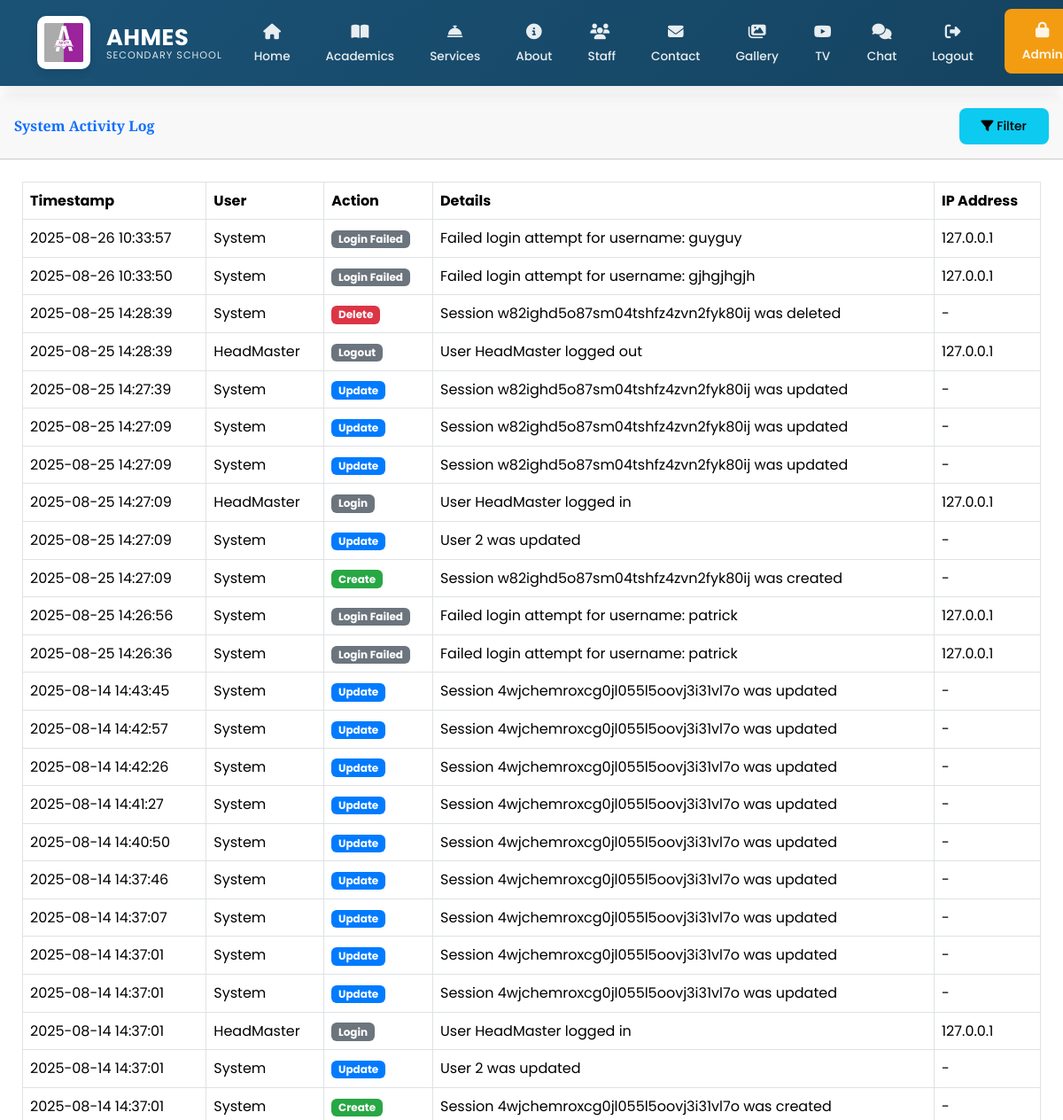
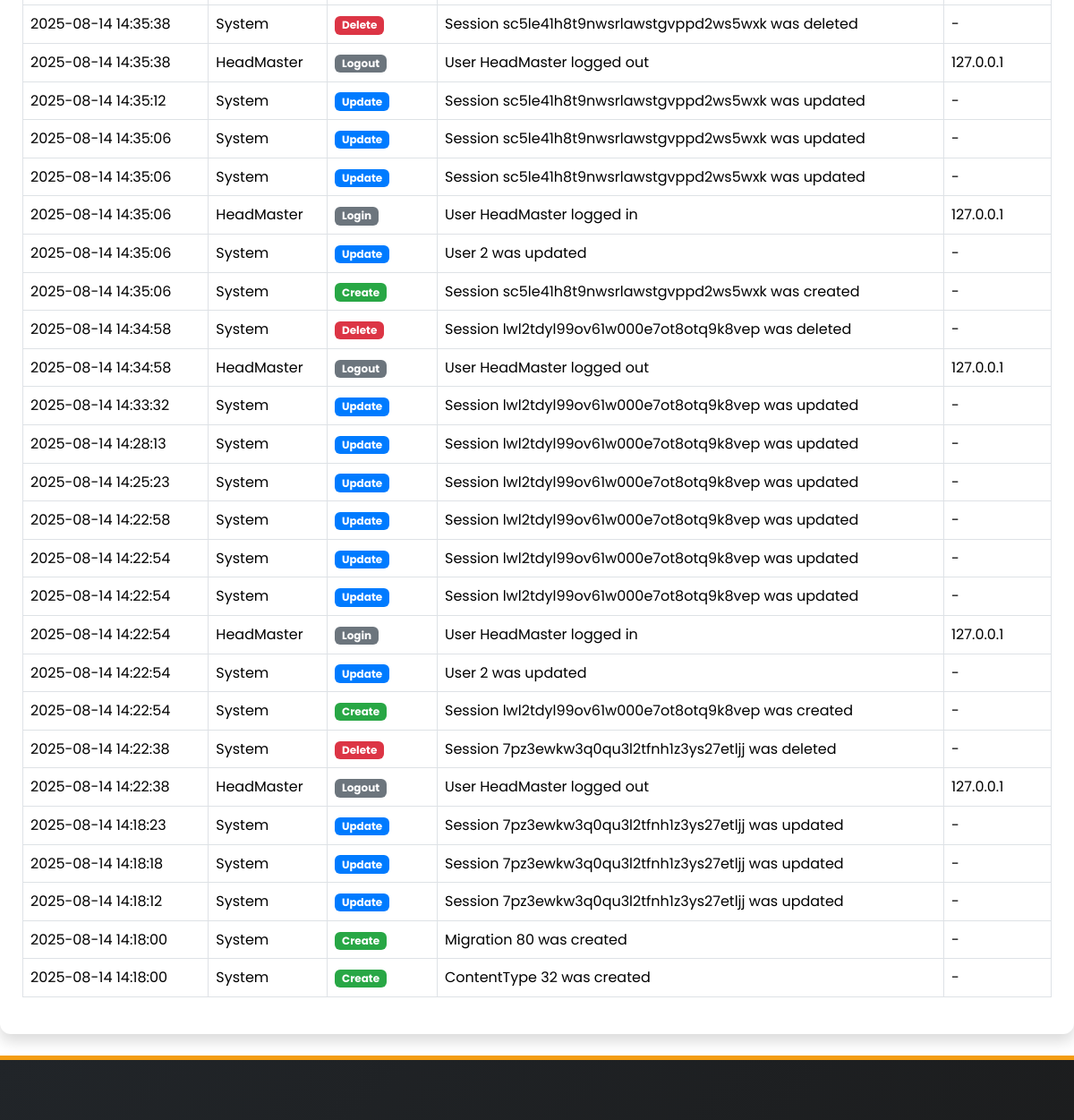
The app's page /ad/activity-log/ (signed in, upper part), older data (2 pictures, top to bottom).
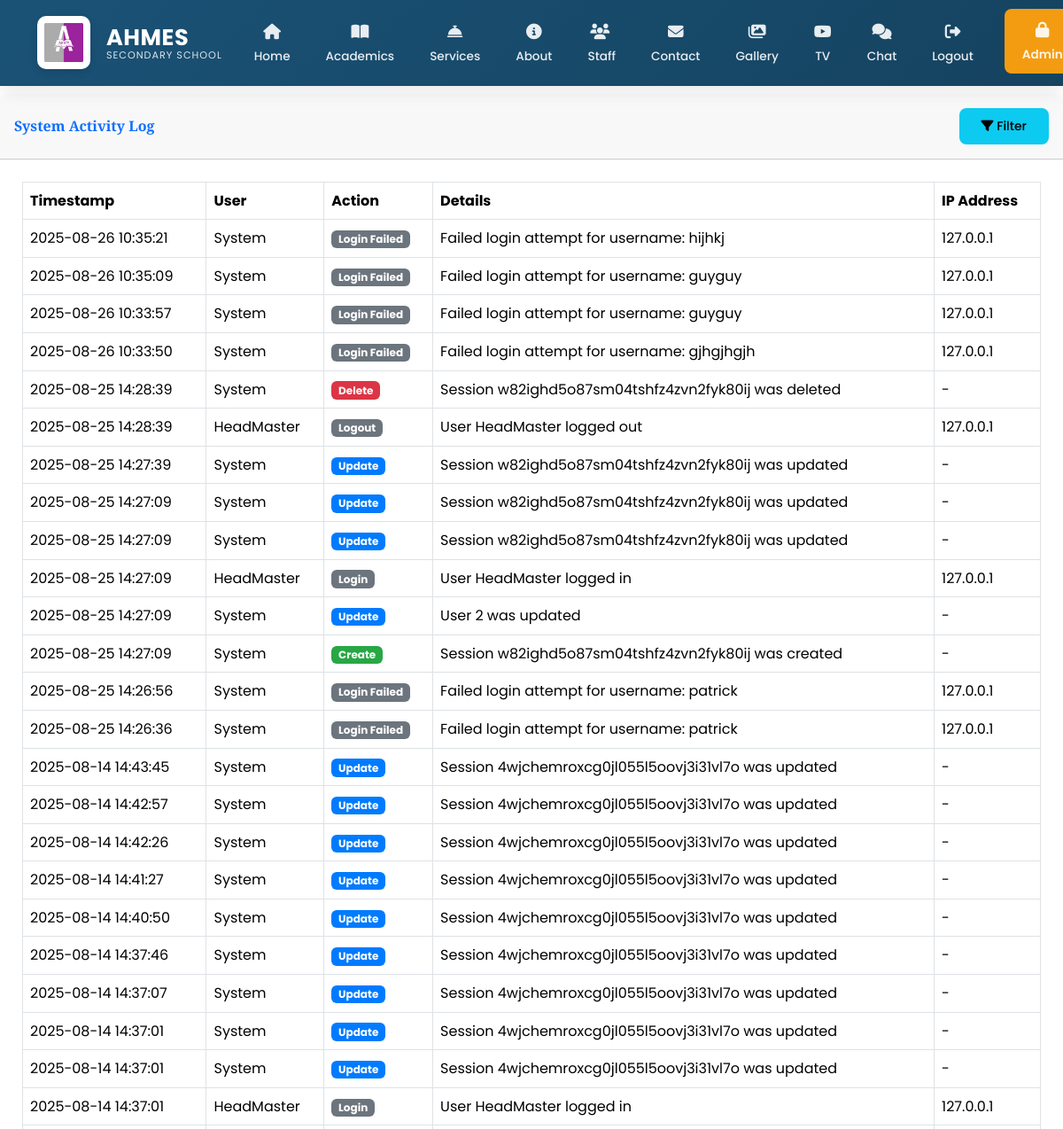
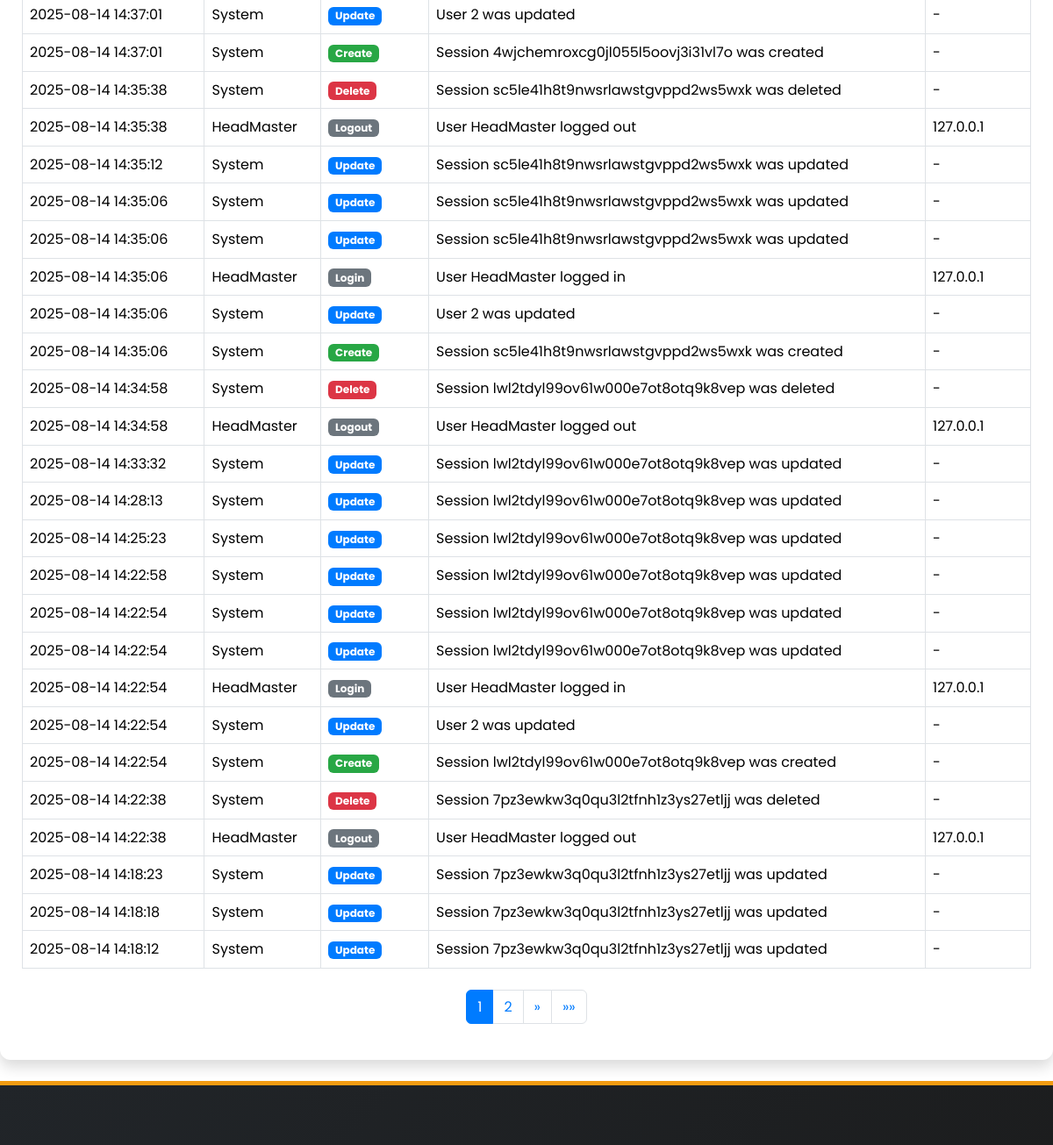
The same page, newer data (2 pictures, top to bottom).
### main/models.py (models this page shows, shortened)
class ActivityLog(models.Model):
    ACTION_CHOICES = [
        ('CREATE', 'Create'),
        ('UPDATE', 'Update'),
        ('DELETE', 'Delete'),
        ('LOGIN', 'Login'),
        ('LOGOUT', 'Logout'),
        ('LOGIN_FAILED', 'Login Failed'),
        ('PASSWORD_CHANGE', 'Password Change'),
    ]
    user = models.ForeignKey(User, on_delete=models.SET_NULL, null=True, blank=True)
    action = models.CharField(max_length=20, choices=ACTION_CHOICES)
    content_type = models.ForeignKey(ContentType, on_delete=models.SET_NULL, null=True, blank=True)
    object_id = models.CharField(max_length=50, null=True, blank=True)  # Changed to CharField
    content_object = GenericForeignKey('content_type', 'object_id')
    details = models.TextField(blank=True)
    ip_address = models.GenericIPAddressField(null=True, blank=True)
    user_agent = models.CharField(max_length=255, blank=True)
    timestamp = models.DateTimeField(auto_now_add=True)
    class Meta:
        ordering = ['-timestamp']
        verbose_name = 'Activity Log'
        verbose_name_plural = 'Activity Logs'

class User(AbstractUser):
    is_parent = models.BooleanField(default=False)
    is_admin = models.BooleanField(default=False)
    is_staff_member = models.BooleanField(default=False)
    is_student = models.BooleanField(default=False)
    last_activity = models.DateTimeField(null=True, blank=True)
    groups = models.ManyToManyField(
        Group,
        verbose_name=_('groups'),
        blank=True,
        help_text=_(
            'The groups this user belongs to. A user will get all permissions '
            'granted to each of their groups.'
        ),
        related_name="custom_user_set",
        related_query_name="user",
    )
    user_permissions = models.ManyToManyField(
        Permission,
        verbose_name=_('user permissions'),
        blank=True,
        help_text=_('Specific permissions for this user.'),
        related_name="custom_user_set",
        related_query_name="user",
    )
    class Meta:
        swappable = 'AUTH_USER_MODEL'
        db_table = 'auth_user'
    def __str__(self):
        return self.username

### main/views.py (the view)
# urls.py: path('ad/activity-log/', activity_log, name='activity_log'),
@login_required
@user_passes_test(lambda u: u.is_admin)
def activity_log(request):
    action = request.GET.get('action', '')
    user_id = request.GET.get('user', '')
    date_from = request.GET.get('date_from', '')
    date_to = request.GET.get('date_to', '')
    activities = ActivityLog.objects.all().select_related('user').order_by('-timestamp')
    if action:
        activities = activities.filter(action=action)
    if user_id:
        activities = activities.filter(user_id=user_id)
    if date_from:
        try:
            date_from_obj = datetime.strptime(date_from, '%Y-%m-%d').date()
            activities = activities.filter(timestamp__date__gte=date_from_obj)
        except ValueError:
            pass
    if date_to:
        try:
            date_to_obj = datetime.strptime(date_to, '%Y-%m-%d').date()
            activities = activities.filter(timestamp__date__lte=date_to_obj)
        except ValueError:
            pass
    paginator = Paginator(activities, 50)
    page_number = request.GET.get('page')
    page_obj = paginator.get_page(page_number)
    users = User.objects.filter(activitylog__isnull=False).distinct()
    filtered_user = None
    if user_id:
        try:
            filtered_user = User.objects.get(id=user_id)
        except User.DoesNotExist:
            pass
    context = {
        'page_obj': page_obj,
        'actions': ActivityLog.ACTION_CHOICES,
        'users': users,
        'selected_action': action,
        'selected_user': user_id,
        'filtered_user': filtered_user,  # Add this
        'date_from': date_from,
        'date_to': date_to,
    }
    return render(request, 'main/activity_log.html', context)

### main/context_processors.py (called while the page is built)
def admin_counts(request):
    if request.user.is_authenticated and request.user.is_admin:
        return {
            'pending_comments': Comment.objects.filter(is_approved=False).count(),
            'gallery_count': Gallery.objects.count(),
        }
    return {}

def unread_messages_count(request):
    if request.user.is_authenticated:
        count = Message.objects.filter(
            conversation__participants=request.user,
            is_read=False
        ).exclude(
            sender=request.user
        ).count()
        print(f"DEBUG: Unread messages count for {request.user}: {count}")  # Debug output
        return {'unread_messages_count': count}
    return {}

### main/templates/main/activity_log.html (shortened to what this page needs)
{% extends 'main/base.html' %}
{% load static %}
{% block content %}
    <link href="https://cdn.jsdelivr.net/npm/select2@4.1.0-rc.0/dist/css/select2.min.css" rel="stylesheet" />
<div class="card shadow mb-4">
    <div class="card-header py-3 d-flex justify-content-between align-items-center">
        <h6 class="m-0 font-weight-bold text-primary">System Activity Log</h6>
        <div>
            <button class="btn btn-sm btn-info" data-toggle="modal" data-target="#filterModal">
                <i class="fas fa-filter"></i> Filter
            </button>
        </div>
    </div>
    <div class="card-body">
        <div class="table-responsive">
            <table class="table table-bordered table-hover" width="100%" cellspacing="0">
                <thead class="thead-dark">
                    <tr>
                        <th>Timestamp</th>
                        <th>User</th>
                        <th>Action</th>
                        <th>Details</th>
                        <th>IP Address</th>
                    </tr>
                </thead>
                <tbody>
                    {% for activity in page_obj %}
                    <tr>
                        <td>{{ activity.timestamp|date:"Y-m-d H:i:s" }}</td>
                        <td>
                            {% if activity.user %}
                                {{ activity.user.username }}
                            {% else %}
                                System
                            {% endif %}
                        </td>
                        <td>
                            <span class="badge
                                {% if activity.action == 'CREATE' %}bg-success
                                {% elif activity.action == 'UPDATE' %}bg-primary
                                {% elif activity.action == 'DELETE' %}bg-danger
                                {% else %}bg-secondary{% endif %} text-white">
                                {{ activity.get_action_display }}
                            </span>
                        </td>
                        <td>{{ activity.details }}</td>
                        <td>{{ activity.ip_address|default:"-" }}</td>
                    </tr>
                    {% empty %}
                    <tr>
                        <td colspan="5" class="text-center">No activities found matching your filters</td>
                    </tr>
                    {% endfor %}
                </tbody>
            </table>
            {% if page_obj.paginator.num_pages > 1 %}
            <nav aria-label="Page navigation">
                <ul class="pagination justify-content-center mt-4">
                    {% for num in page_obj.paginator.page_range %}
                        {% if page_obj.number == num %}
                        <li class="page-item active"><a class="page-link" href="#">{{ num }}</a></li>
                        {% elif num > page_obj.number|add:'-3' and num < page_obj.number|add:'3' %}
                        <li class="page-item"><a class="page-link" href="?page={{ num }}">{{ num }}</a></li>
                        {% endif %}
                    {% endfor %}
                    {% if page_obj.has_next %}
                    <li class="page-item">
                        <a class="page-link" href="?page={{ page_obj.next_page_number }}" aria-label="Next">
                            <span aria-hidden="true">&raquo;</span>
                        </a>
                    </li>
                    <li class="page-item">
                        <a class="page-link" href="?page={{ page_obj.paginator.num_pages }}" aria-label="Last">
                            <span aria-hidden="true">&raquo;&raquo;</span>
                        </a>
                    </li>
                    {% endif %}
                </ul>
            </nav>
            {% endif %}
        </div>
    </div>
</div>
{% endblock %}

Row changes from the older to the newer data that the page shows:
no longer on this page (row unchanged): ActivityLog: timestamp "2025-08-14 14:18:00", shows "System", action "Create", details "Migration 80 was created", ip_address "-"
no longer on this page (row unchanged): ActivityLog: timestamp "2025-08-14 14:18:00", shows "System", action "Create", details "ContentType 32 was created", ip_address "-"
added ActivityLog: timestamp "2025-08-26 10:35:21", shows "System", action "Login Failed", details "Failed login attempt for username: hijhkj", ip_address "127.0.0.1"
added ActivityLog: timestamp "2025-08-26 10:35:09", shows "System", action "Login Failed", details "Failed login attempt for username: guyguy", ip_address "127.0.0.1"
Text that changed along with them:
new list line: "1"
new list line: "2"
